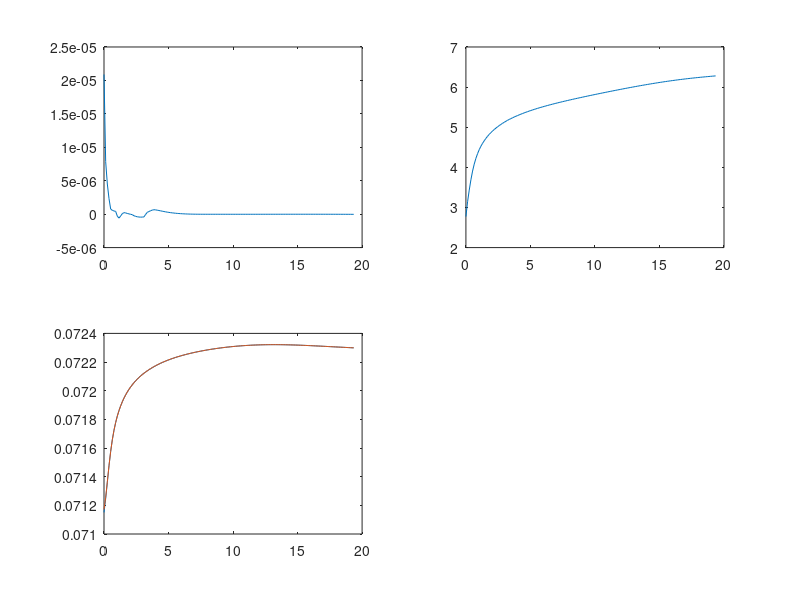

MATLAB code to generate this figure:
function splot
subplot(2,2,1);
data=load('changeRC_ode_t.dat');
plot(data(:,1)*1.29,data(:,5));

subplot(2,2,2)
data=load('changeRC_ode_t.dat');
plot(data(:,1)*1.29,data(:,6));

subplot(2,2,3);
data=load('changeRC_ode_t.dat');
plot(data(:,1)*1.29,data(:,3),data(:,1)*1.29,data(:,4));
